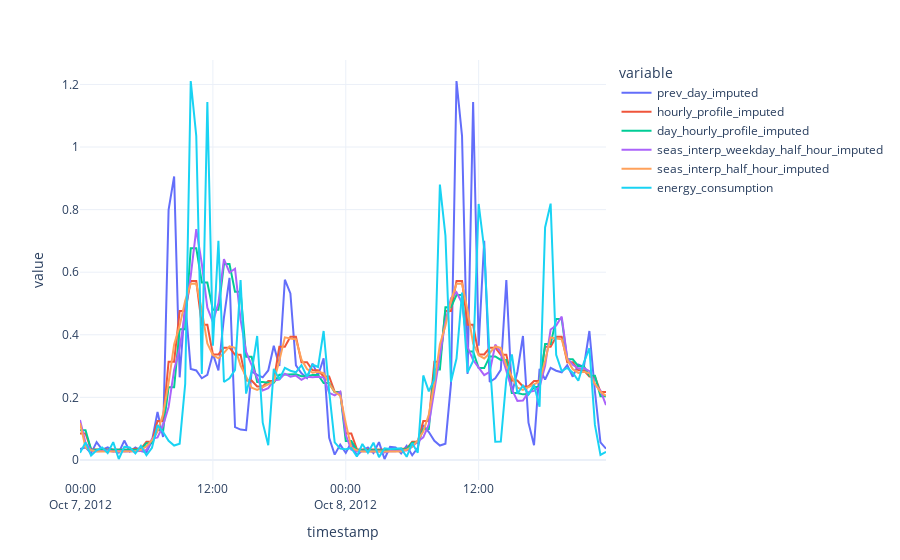

Notebook code for this chart:
### Code cell
px.line(ts_df.loc[window, imputed_columns+[original_col]].reset_index(), x="timestamp", y=imputed_columns+[original_col])
